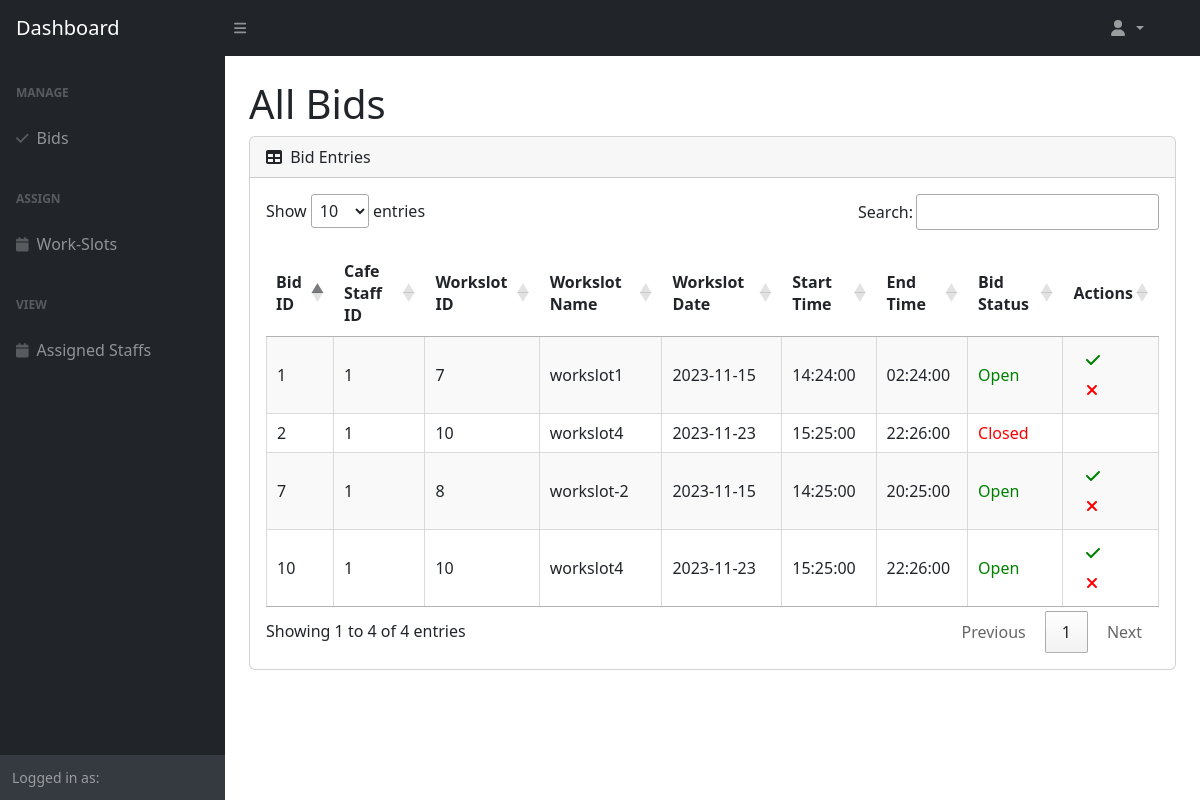
Before: /Boundary/CafeManagerViewBidPage.php with the older database file.
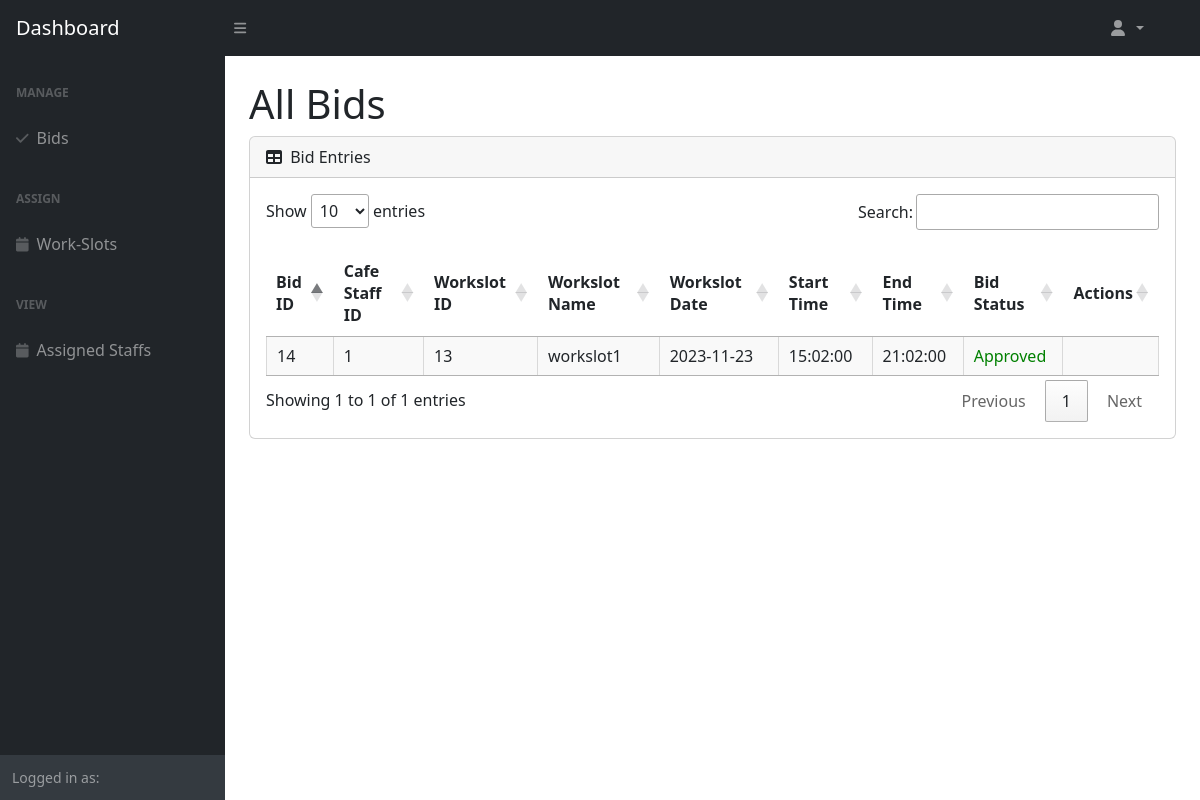
After: the same page with the newer database file.
### tables this page shows
CREATE TABLE `staff_bid_workslot` (
  `staff_bid_workslot_id` int(11) NOT NULL,
  `cafe_staff_id` int(11) NOT NULL,
  `workslot_id` int(11) NOT NULL,
  `bid_role` enum('Chef','Cashier','Waiter') NOT NULL,
  `bid_status` enum('Open','Approved','Rejected') NOT NULL
);

CREATE TABLE `workslot` (
  `workslot_id` int(11) NOT NULL,
  `workslot_name` varchar(255) NOT NULL,
  `chef_qty` int(11) NOT NULL DEFAULT 0,
  `cashier_qty` int(11) NOT NULL DEFAULT 0,
  `waiter_qty` int(11) NOT NULL DEFAULT 0,
  `workslot_date` date NOT NULL,
  `start_time` time NOT NULL,
  `end_time` time NOT NULL
);

### Entity/Bid.php (called while the page is built, shortened)
<?php
class Bid {
    public function getBids() {
        $DAO = new DAO();
        $connection = $DAO->get_connection();
        $sql = "SELECT `staff_bid_workslot_id`, `cafe_staff_id`, `staff_bid_workslot`.`workslot_id`, `workslot_name`, `workslot_date`, `start_time`, `end_time`, `bid_status` FROM `staff_bid_workslot` LEFT JOIN `workslot` ON `staff_bid_workslot`.`workslot_id` = `workslot`.`workslot_id`";
        return $connection->query($sql);
    }
}
?>

### Controller/CafeManagerViewBidController.php (called while the page is built)
<?php
include_once "../Entity/Bid.php";
class CafeManagerViewBidController {
    public function getBids() {
        $bid = new Bid();
        return $bid->getBids();
    }
}
?>

### Boundary/CafeManagerViewBidPage.php (the view, shortened to what this page needs)
<link rel="stylesheet" href="https://cdn.datatables.net/1.13.6/css/jquery.dataTables.min.css">
<link rel="stylesheet" href="https://cdn.jsdelivr.net/npm/sweetalert2@11/dist/sweetalert2.min.css">
<?php
include_once "../Controller/CafeManagerViewBidController.php";
$viewBidController = new CafeManagerViewBidController();
$allBids = $viewBidController->getBids();
?>
<body class="sb-nav-fixed">
    <?php
        require "CafeManagerNav.php";
    ?>
    <div id="layoutSidenav_content">
        <main>
        <div class="container-fluid px-4">
            <h1 class="mt-4">All Bids</h1>
            <div class="card mb-4">
                <div class="card-header">
                    <i class="fas fa-table me-1"></i>
                    Bid Entries
                </div>
                <div class="card-body">
                    <table class="cell-border stripe" id="dataTable" width="100%" cellspacing="0">
                        <thead>
                            <tr>
                                <th>Bid ID</th>
                                <th>Cafe Staff ID</th>
                                <th>Workslot ID</th>
                                <th>Workslot Name</th>
                                <th>Workslot Date</th>
                                <th>Start Time</th>
                                <th>End Time</th>
                                <th>Bid Status</th>
                                <th>Actions</th>
                            </tr>
                        </thead>
                        <tbody>
                            <?php
                            while ($bid = $allBids->fetch_assoc()) {
                                $statusStyle = ($bid['bid_status'] === 'Open' || $bid['bid_status'] === 'Approved') ? 'color: green;' : 'color: red;';
                                echo "<tr>
                                        <td>{$bid['staff_bid_workslot_id']}</td>
                                        <td>{$bid['cafe_staff_id']}</td>
                                        <td>{$bid['workslot_id']}</td>
                                        <td>{$bid['workslot_name']}</td>
                                        <td>{$bid['workslot_date']}</td>
                                        <td>{$bid['start_time']}</td>
                                        <td>{$bid['end_time']}</td>
                                        <td style='{$statusStyle}'>{$bid['bid_status']}</td>
                                        <td>";
                                        if($bid['bid_status'] == 'Open') {
                                            echo "<button class='btn' style='color: green' onclick='confirmApprove({$bid['staff_bid_workslot_id']})'><i class='fas fa-check'></i></button>";
                                            echo "<button class='btn' style='color: red' onclick='confirmReject({$bid['staff_bid_workslot_id']})'><i class='fas fa-close'></i></button>";
                                        }
                                        echo "</td>";
                                    echo "</tr>";
                            }
                            ?>
                        </tbody>
                    </table>
                </div>
            </div>
        </div>
        </main>
    </div>
</body>

### Boundary/CafeManagerNav.php (shortened to what this page needs)
<!DOCTYPE html>
<html lang="en">
<head>
    <link href="assets/css/styles.css" rel="stylesheet" />
</head>
<nav class="sb-topnav navbar navbar-expand navbar-dark bg-dark">
    <a class="navbar-brand ps-3" href="SystemAdminDashboardPage.php">Dashboard</a>
    <button class="btn btn-link btn-sm order-1 order-lg-0 me-4 me-lg-0" id="sidebarToggle" href="#!"><i class="fas fa-bars"></i></button>
    <form method="post" class="navbar-nav ms-auto ms-md-0 me-3 me-lg-4">
        <ul class="navbar-nav ms-auto ms-md-0 me-3 me-lg-4">
            <li class="nav-item dropdown">
                <a class="nav-link dropdown-toggle" id="navbarDropdown" href="#" role="button" data-bs-toggle="dropdown" aria-expanded="false">
                    <i class="fas fa-user fa-fw"></i>
                </a>
            </li>
        </ul>
    </form>
</nav>
<div id="layoutSidenav">
    <div id="layoutSidenav_nav">
        <nav class="sb-sidenav accordion sb-sidenav-dark" id="sidenavAccordion">
            <div class="sb-sidenav-menu">
                <div class="nav">
                <div class="sb-sidenav-menu-heading">Manage</div>
                    <a class="nav-link" href="CafeManagerViewBidPage.php" aria-expanded="false" aria-controls="collapseLayouts">
                        <div class="sb-nav-link-icon"><i class="fas fa-check"></i></div>
                        Bids
                    </a>
                    <div class="sb-sidenav-menu-heading">Assign</div>
                    <a class="nav-link" href="AssignWorkslotPage.php" aria-expanded="false" aria-controls="collapseLayouts">
                        <div class="sb-nav-link-icon"><i class="fas fa-calendar"></i></div>
                        Work-Slots
                    </a>
                    <div class="sb-sidenav-menu-heading">View</div>
                    <a class="nav-link" href="ViewAssignedStaffPage.php" aria-expanded="false" aria-controls="collapseLayouts">
                        <div class="sb-nav-link-icon"><i class="fas fa-calendar"></i></div>
                        Assigned Staffs
                    </a>
                </div>
            </div>
            <div class="sb-sidenav-footer">
                <div class="small">Logged in as:</div>
            </div>
        </nav>
    </div>
</html>

Changed rows visible on the page:
removed staff_bid_workslot: staff_bid_workslot_id "1", cafe_staff "1", workslot "7", workslot.workslot_name "workslot1", workslot.workslot_date "2023-11-15", workslot.start_time "14:24:00", workslot.end_time "02:24:00", bid_status "Open"
removed staff_bid_workslot: staff_bid_workslot_id "7", cafe_staff "1", workslot "8", workslot.workslot_name "workslot-2", workslot.workslot_date "2023-11-15", workslot.start_time "14:25:00", workslot.end_time "20:25:00", bid_status "Open"
removed staff_bid_workslot: staff_bid_workslot_id "10", cafe_staff "1", workslot "10", workslot.workslot_name "workslot4", workslot.workslot_date "2023-11-23", workslot.start_time "15:25:00", workslot.end_time "22:26:00", bid_status "Open"
removed staff_bid_workslot: staff_bid_workslot_id "2", cafe_staff "1", workslot "10", workslot.workslot_name "workslot4", workslot.workslot_date "2023-11-23", workslot.start_time "15:25:00", workslot.end_time "22:26:00", bid_status "Closed"
added staff_bid_workslot: staff_bid_workslot_id "14", cafe_staff "1", workslot "13", workslot.workslot_name "workslot1", workslot.workslot_date "2023-11-23", workslot.start_time "15:02:00", workslot.end_time "21:02:00", bid_status "Approved"
Other visible differences:
text written by a page script: "Show entries Search: Showing 1 to 4 of 4 entries Previous 1 Next" → "Show entries Search: Showing 1 to 1 of 1 entries Previous 1 Next"
